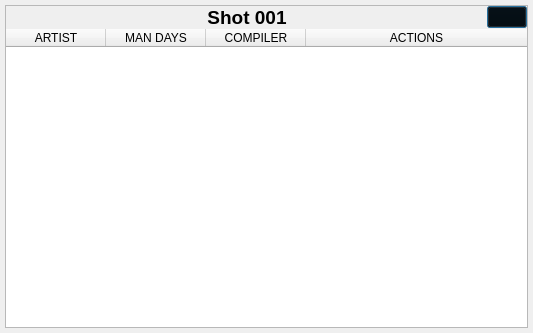
<?xml version="1.0" encoding="UTF-8"?>
<ui version="4.0">
 <class>Team_List_Dialog</class>
 <widget class="QDialog" name="Team_List_Dialog">
  <property name="geometry">
   <rect>
    <x>0</x>
    <y>0</y>
    <width>533</width>
    <height>333</height>
   </rect>
  </property>
  <property name="minimumSize">
   <size>
    <width>533</width>
    <height>333</height>
   </size>
  </property>
  <property name="maximumSize">
   <size>
    <width>533</width>
    <height>333</height>
   </size>
  </property>
  <property name="windowTitle">
   <string>Dialog</string>
  </property>
  <property name="styleSheet">
   <string notr="true"/>
  </property>
  <property name="sizeGripEnabled">
   <bool>false</bool>
  </property>
  <property name="modal">
   <bool>true</bool>
  </property>
  <layout class="QGridLayout" name="gridLayout">
   <property name="leftMargin">
    <number>5</number>
   </property>
   <property name="topMargin">
    <number>5</number>
   </property>
   <property name="rightMargin">
    <number>5</number>
   </property>
   <property name="bottomMargin">
    <number>5</number>
   </property>
   <property name="spacing">
    <number>5</number>
   </property>
   <item row="0" column="0">
    <widget class="QFrame" name="frame">
     <property name="styleSheet">
      <string notr="true"/>
     </property>
     <property name="frameShape">
      <enum>QFrame::StyledPanel</enum>
     </property>
     <property name="frameShadow">
      <enum>QFrame::Raised</enum>
     </property>
     <layout class="QGridLayout" name="gridLayout_2">
      <property name="leftMargin">
       <number>0</number>
      </property>
      <property name="topMargin">
       <number>0</number>
      </property>
      <property name="rightMargin">
       <number>0</number>
      </property>
      <property name="bottomMargin">
       <number>0</number>
      </property>
      <property name="spacing">
       <number>0</number>
      </property>
      <item row="0" column="0">
       <spacer name="horizontalSpacer_2">
        <property name="orientation">
         <enum>Qt::Horizontal</enum>
        </property>
        <property name="sizeHint" stdset="0">
         <size>
          <width>40</width>
          <height>20</height>
         </size>
        </property>
       </spacer>
      </item>
      <item row="0" column="1">
       <widget class="QLabel" name="shotName_lbl">
        <property name="font">
         <font>
          <family>Segoe UI</family>
          <pointsize>14</pointsize>
          <weight>75</weight>
          <bold>true</bold>
         </font>
        </property>
        <property name="styleSheet">
         <string notr="true"/>
        </property>
        <property name="text">
         <string>Shot 001</string>
        </property>
        <property name="alignment">
         <set>Qt::AlignCenter</set>
        </property>
       </widget>
      </item>
      <item row="0" column="2">
       <spacer name="horizontalSpacer">
        <property name="orientation">
         <enum>Qt::Horizontal</enum>
        </property>
        <property name="sizeHint" stdset="0">
         <size>
          <width>40</width>
          <height>20</height>
         </size>
        </property>
       </spacer>
      </item>
      <item row="0" column="3">
       <widget class="QPushButton" name="close_btn">
        <property name="styleSheet">
         <string notr="true">QPushButton{
background:transparent;
}
QPushButton:hover{
background-color:red;
}</string>
        </property>
        <property name="text">
         <string/>
        </property>
        <property name="icon">
         <iconset resource="../../files.qrc">
          <normaloff>:/24x24/icons/24x24/cil-x.png</normaloff>:/24x24/icons/24x24/cil-x.png</iconset>
        </property>
        <property name="flat">
         <bool>false</bool>
        </property>
       </widget>
      </item>
      <item row="1" column="0" colspan="4">
       <widget class="QTableWidget" name="team_tabWid">
        <property name="styleSheet">
         <string notr="true"/>
        </property>
        <property name="frameShape">
         <enum>QFrame::NoFrame</enum>
        </property>
        <property name="frameShadow">
         <enum>QFrame::Raised</enum>
        </property>
        <property name="editTriggers">
         <set>QAbstractItemView::DoubleClicked</set>
        </property>
        <property name="alternatingRowColors">
         <bool>true</bool>
        </property>
        <property name="selectionBehavior">
         <enum>QAbstractItemView::SelectRows</enum>
        </property>
        <property name="showGrid">
         <bool>false</bool>
        </property>
        <property name="sortingEnabled">
         <bool>true</bool>
        </property>
        <attribute name="horizontalHeaderCascadingSectionResizes">
         <bool>true</bool>
        </attribute>
        <attribute name="horizontalHeaderStretchLastSection">
         <bool>true</bool>
        </attribute>
        <attribute name="verticalHeaderVisible">
         <bool>false</bool>
        </attribute>
        <column>
         <property name="text">
          <string>ARTIST</string>
         </property>
        </column>
        <column>
         <property name="text">
          <string>MAN DAYS</string>
         </property>
        </column>
        <column>
         <property name="text">
          <string>COMPILER</string>
         </property>
        </column>
        <column>
         <property name="text">
          <string>ACTIONS</string>
         </property>
        </column>
       </widget>
      </item>
     </layout>
    </widget>
   </item>
  </layout>
 </widget>
 <resources>
  <include location="../../files.qrc"/>
 </resources>
 <connections/>
</ui>
